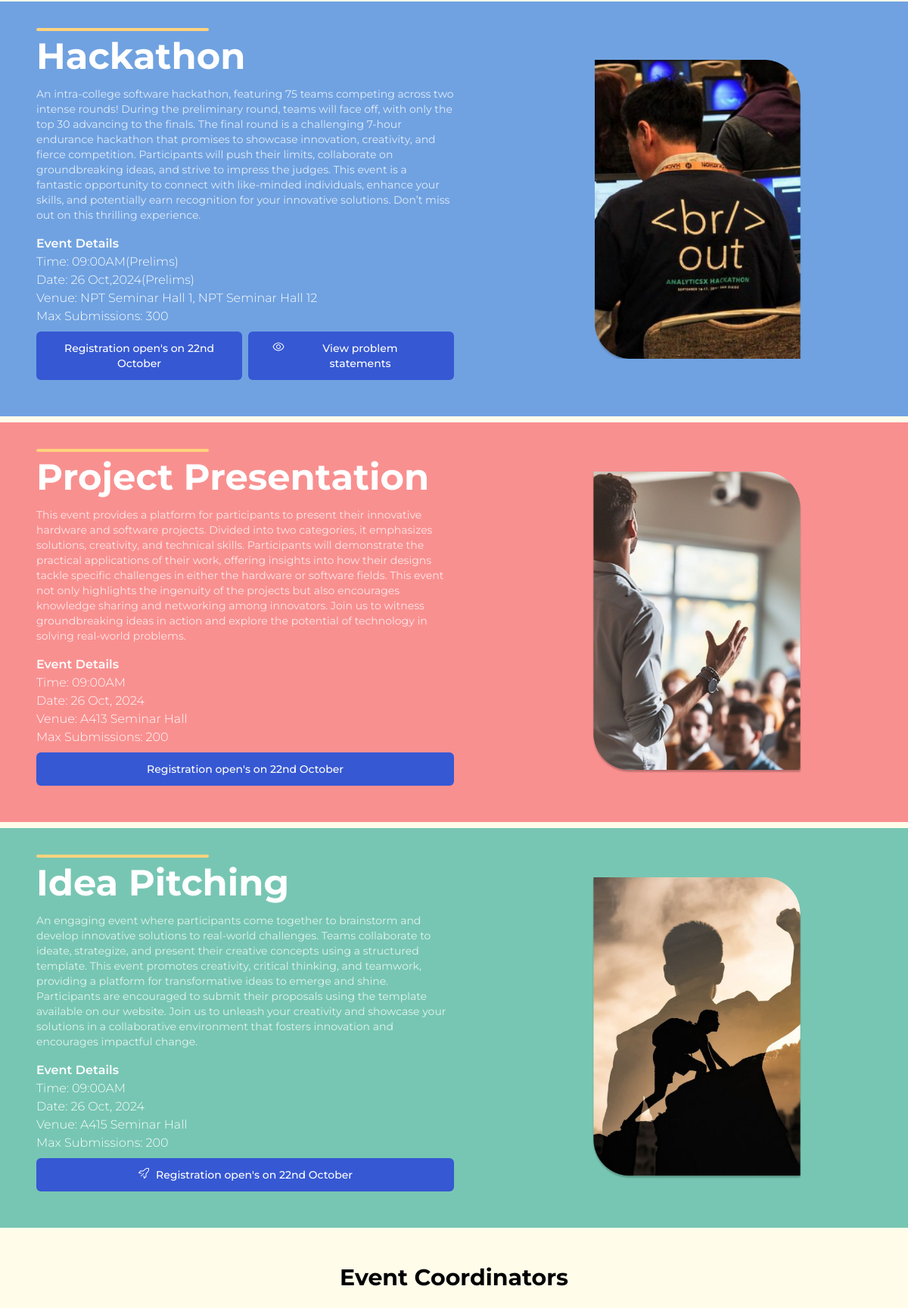
The app's page / (middle part), older data.
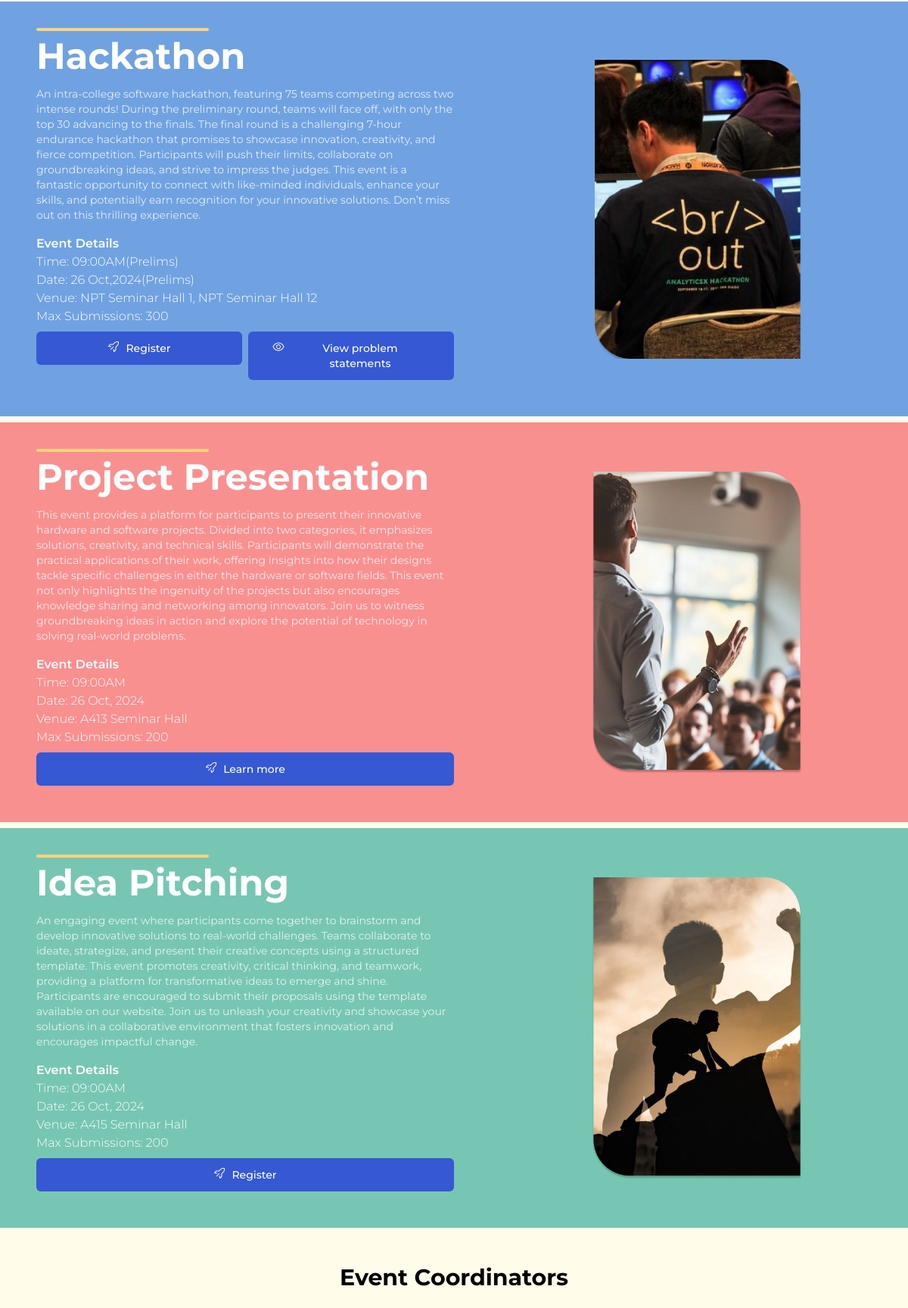
The same page, newer data.
### core/models.py (models this page shows, shortened)
class events(models.Model):
    name = models.CharField(max_length=75)
    description = models.TextField()
    time = models.CharField(max_length=20)
    date = models.CharField(max_length=20)
    venue = models.CharField(max_length=50)
    maxsub = models.IntegerField(default=200)
    statustext = models.CharField(max_length=75)
    isClosed = models.BooleanField(default=False)
    bgcolor = models.CharField(max_length=20)
    redirectURI = models.CharField(max_length=20)
    imageurl = models.CharField(max_length=25)

### core/views.py (the view)
# urls.py: 2. Add a URL to urlpatterns:  path('', views.home, name='home')
def home(request):
    eventdata = events.objects.all()
    return render(request, "core/index.html", {"events":eventdata})

### core/templates/core/index.html (shortened to what this page needs)
{% load static tailwind_tags %}
<!DOCTYPE html>
<html lang="en">
<head>
    <link rel="stylesheet" href="{% static 'css/globalstyles.css' %}">
    {% tailwind_css %}
</head>
<body class="bg-[#FFFCEA] max-w-[1440px] ml-auto mr-auto overflow-x-hidden relative">
        <section class="w-full gap-6" id="events">
            <div class="flex flex-col gap-2">
            {% for event in events %}
            <div class="w-full {{event.bgcolor}} p-6 pt-12 lg:p-12 flex gap-12 justify-between items-center text-white relative overflow-hidden flex-wrap">
                <div class="lg:max-w-[50%]">
                    <p class="text-5xl font-bold font-montserrat eventname">{{event.name}}</p>
                    <p class="text-sm opacity-80 mt-4 font-montserrat">{{event.description}}</p>
                    <p class="font-semibold font-montserrat mt-4">Event Details</p>
                    <p class="font-light font-montserrat">Time: {{event.time}}</p>
                    <p class="font-light font-montserrat">Date: {{event.date}}</p>
                    <p class="font-light font-montserrat">Venue: {{event.venue}}</p>
                    <p class="font-light font-montserrat">Max Submissions: {{event.maxsub}}</p>
                    <div class="flex gap-2 gap-y-4 flex-wrap lg:flex-nowrap mt-2">
                        {% if event.isClosed %}
                        <a class="w-full">
                        <button class="cursor-not-allowed bg-[#3658D3] flex justify-center text-center min-w-full gap-2 py-3 px-8 rounded-md text-sm font-montserrat font-medium hover:bg-[#2c48ae] transition-colors">
                            {{event.statustext}}
                        </button>
                        </a>
                        {% else %}
                        <a href="{{event.redirectURI}}" class="w-full">
                        <button class="cursor-pointer bg-[#3658D3] flex justify-center text-center gap-2 min-w-full py-3 px-8 rounded-md text-sm font-montserrat font-medium hover:bg-[#2c48ae] transition-colors">
                            <img src="{% static 'images/rocket.svg' %}" alt="">
                        {{event.statustext}}
                        </button>
                        </a>
                        {% endif %}
                        {% if event.name == 'Hackathon' %}
                        <a href="/hackathon" class="w-full">
                        <button class="flex justify-center text-center bg-[#3658D3] gap-2 py-3 px-8 min-w-full rounded-md text-sm font-montserrat font-medium hover:bg-[#3658D3] transition-colors">
                            <img src="{% static 'images/view.svg' %}" alt="">
                            View problem statements
                        </button>
                        </a>
                        {% endif %}
                    </div>
                </div>
                <div class="w-full lg:w-auto rounded-t-2xl rounded-b-2xl ">
                    <img src="{% static event.imageurl %}" class="max-w-[60%] ml-auto mr-auto">
                </div>
            </div>
            {% endfor %}
        </div>
        </section>
         <section class="w-full flex p-6 lg:p-12 flex-col font-montserrat">
            <p class="text-3xl font-bold font-montserrat text-center">Event Coordinators</p>
         </section>
</body>
</html>

### static/css/globalstyles.css (style rules this page uses)
html { scroll-behavior: smooth; }
.eventname { position: relative; }
.eventname::after { content: ' '; width: 228px; height: 3.5px; background: #FFD37D; position: absolute; top: -13px; left: 0; border-radius: 20px; }
.ideapitching { background: #77C6B3 }
.projectpresentation { background: #F99090; }
.hackathon { background: #70A2E1; }

Row changes from the older to the newer data that the page shows:
changed events "Hackathon": isClosed True → False (drawn); isClosed: picture added; statustext "Registration open's on 22nd October" → "Register"
changed events "Project Presentation": isClosed True → False (drawn); isClosed: picture added; statustext "Registration open's on 22nd October" → "Learn more"
changed events "Idea Pitching": statustext "Registration open's on 22nd October" → "Register"
